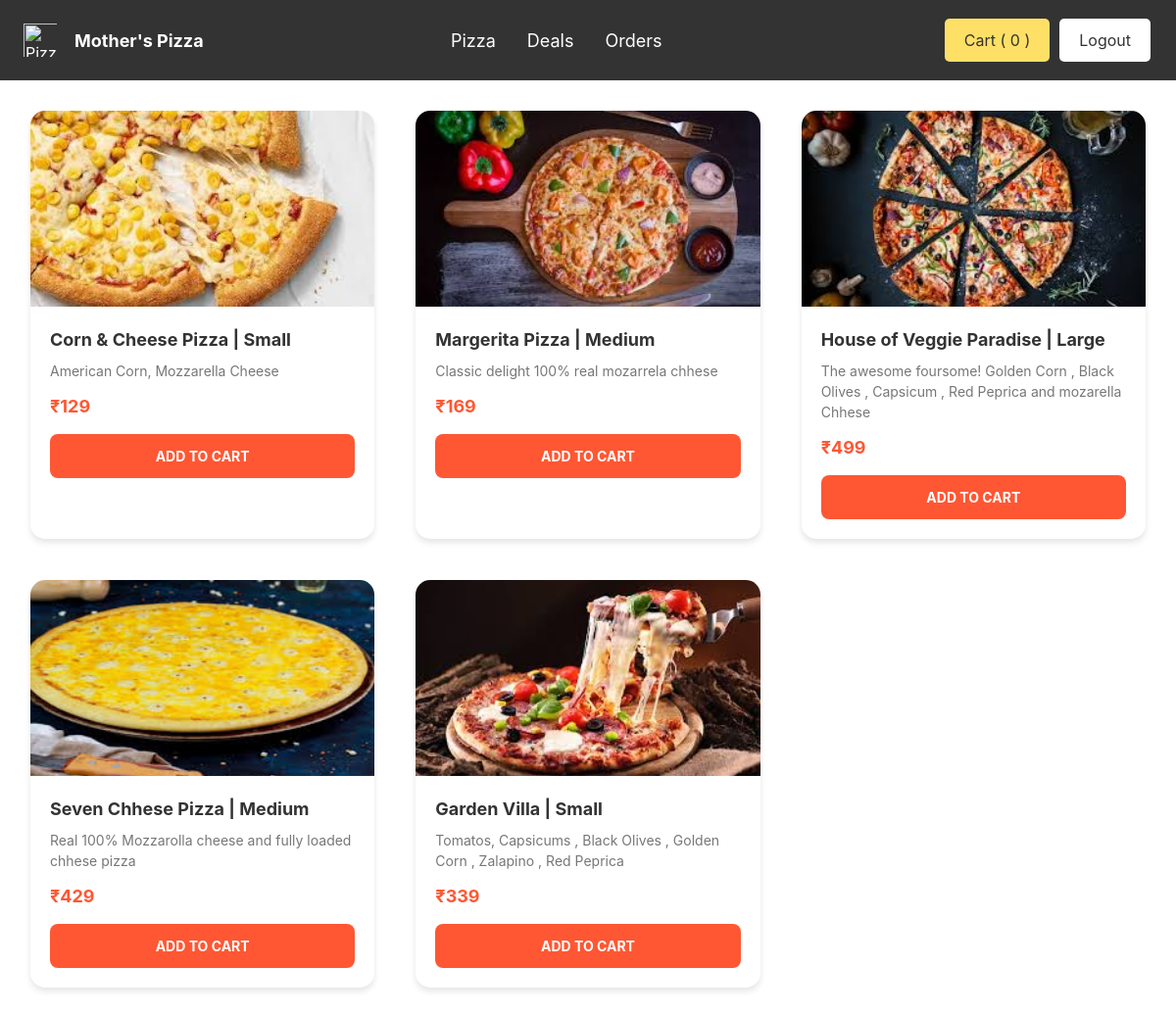
The page / (signed in) on the database its author committed.
### products/models.py (models this page shows)
class BaseModel(models.Model):
    uid = models.UUIDField(default=uuid.uuid4,editable=False,primary_key=True)
    created_at = models.DateTimeField(auto_now_add=True)
    updated_at = models.DateTimeField(auto_now_add=True)
    class Meta:
        abstract = True

class Pizza(BaseModel):
    category = models.ForeignKey(PizzaCategory,on_delete=models.CASCADE,related_name="pizza_category")
    pizza_name = models.CharField(max_length=100)
    pizza_detail = models.CharField(max_length=300)
    price = models.IntegerField(default=99)
    images = models.ImageField(upload_to='pizzas')

class PizzaCategory(BaseModel):
    category_name = models.CharField(max_length=100)
    def __str__(self):
        return self.category_name

### products/views.py (the view)
# urls.py: path('', home,name="home"),
@login_required(login_url="/login/")
def home(request):
    pizzas = Pizza.objects.all()
    contex = {'page':'Home','pizzas':pizzas}
    return render(request,'home.html',contex)

### products/templates/home.html (shortened to what this page needs)
{% extends "base.html" %} {% block start %}
<div class="class-container">
{% for pizza in pizzas %}
<div class="pizza-card m-3">
    <img src="/media/{{pizza.images}}" alt="Margherita Pizza">
    <div class="card-content">
        <div class="title">{{pizza.pizza_name}} | {{pizza.category}}</div>
        <div class="description">{{pizza.pizza_detail}}</div>
        <div class="rating-price">
            <div class="price">₹{{pizza.price}}</div>
        </div>
        <a href="{% url 'add_cart' pizza.uid %}" class="add-button">Add to Cart</a>
    </div>
</div>
{% endfor %}
</div>
{% endblock %}

### products/templates/base.html (shortened to what this page needs)
<html>
    <head>
        <link rel="stylesheet" href="https://cdn.jsdelivr.net/npm/bootstrap@4.4.1/dist/css/bootstrap.min.css">
        <link rel="stylesheet" href="https://cdnjs.cloudflare.com/ajax/libs/font-awesome/6.7.2/css/all.min.css" />
    </head>
    <body>
        <nav class="navbar">
            <div class="logo">
              <img src="https://cdn-icons-png.flaticon.com/512/3595/3595455.png" class="p-2" alt="Pizza Logo">
              <span>Mother's Pizza</span>
            </div>
            <ul class="menu">
              <li><a style="font-size: 18px;" href="{% url 'home' %}">Pizza</a></li>
              <li><a style="font-size: 18px;" href="{% url 'deals' %}">Deals</a></li>
              <li><a style="font-size: 18px;" href="{% url 'orders' %}">Orders</a></li>
            </ul>
            <div class="buttons">
                {% if request.user.is_authenticated %}
                    <a href="{% url 'cart' %}" class="btn cart-btn">Cart ( {{ request.user.get_cart_count}} )</a>
                    <a href="{% url 'logout_page' %}" class="btn logout-btn">Logout</a>
                {% else %}
                    <a href="{% url 'login_page' %}" class="btn login-btn">Login</a>
                {% endif %}
              </div>
          </nav>
       {% block start %}
       {% endblock %}
    </body>
</html>

### products/templates/base.html (style rules this page uses)
.navbar { background-color: #333; color: #fff; padding: 1em; display: flex; justify-content: space-between; align-items: center; position: sticky; top: 0; z-index: 1000; }
.logo { display: flex; align-items: center; margin-right: 1em; }
.logo img { width: 50px; height: 50px; margin-right: 10px; }
.logo span { font-size: 18px; font-weight: bold; color: #fff; }
.menu { list-style: none; margin: 0; padding: 0; display: flex; }
.menu li { margin-right: 2em; }
.menu a { color: #fff; text-decoration: none; }
.buttons { display: flex; align-items: center; margin-left: 20px; }
.btn { background-color: #fff; color: #333; border: none; padding: 10px 20px; font-size: 16px; cursor: pointer; margin-right: 10px; border-radius: 5px; }
.cart-btn { background-color: #ffe066; }

### products/templates/home.html (style rules this page uses)
.class-container { display: grid; grid-template-columns: repeat(auto-fill, minmax(350px, 1fr)); gap: 10px; padding: 15px; }
.pizza-card { border-radius: 15px; background: #fff; box-shadow: 0 4px 6px rgba(0, 0, 0, 0.1); display: flex; flex-direction: column; overflow: hidden; }
.pizza-card img { width: 100%; height: 200px; object-fit: cover; }
.pizza-card .card-content { padding: 20px; }
.pizza-card .title { font-size: 18px; font-weight: bold; color: #333; margin-bottom: 8px; }
.pizza-card .description { font-size: 14px; color: #777; margin-bottom: 12px; }
.pizza-card .rating-price { display: flex; align-items: center; justify-content: space-between; margin-bottom: 15px; }
.pizza-card .price { font-size: 18px; font-weight: bold; color: #ff5733; }
.pizza-card .add-button { display: block; text-align: center; padding: 12px; font-size: 14px; font-weight: bold; background-color: #ff5733; color: #fff; text-transform: uppercase; border: none; border-radius: 8px; cursor: pointer; margin-top: auto; transition: background-color 0.3s; }

### rows shown on the page
Pizza: images (picture), pizza_name "Corn & Cheese Pizza", category "Small", pizza_detail "American Corn, Mozzarella Cheese", price "129"
Pizza: images (picture), pizza_name "Margerita Pizza", category "Medium", pizza_detail "Classic delight 100% real mozarrela chhese", price "169"
Pizza: images (picture), pizza_name "House of Veggie Paradise", category "Large", pizza_detail "The awesome foursome! Golden Corn , Black Olives , Capsicum , Red Peprica and mozarella Chhese", price "499"
Pizza: images (picture), pizza_name "Seven Chhese Pizza", category "Medium", pizza_detail "Real 100% Mozzarolla cheese and fully loaded chhese pizza", price "429"
Pizza: images (picture), pizza_name "Garden Villa", category "Small", pizza_detail "Tomatos, Capsicums , Black Olives , Golden Corn , Zalapino , Red Peprica", price "339"

### other values the page prints
{{ request.user.get_cart_count }} "0"
